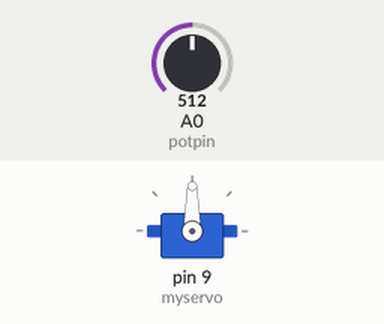
Recording of a sketch running on a simulated Arduino Uno, built with avr-gcc and run on an emulated ATmega328P. Shown: servo. The test bench sets the inputs (shaded band); at power-on: A0 (potpin) = 512.

Above: at 1.2 s.
1.3 s: A0 (potpin) set to 331
At 2.0 s:
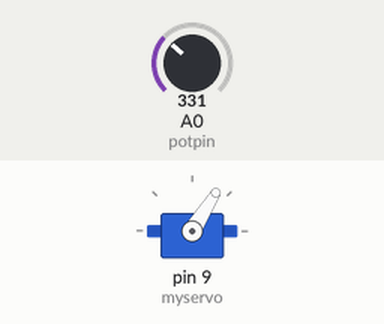
2.8 s: A0 (potpin) set to 351
At 3.8 s:
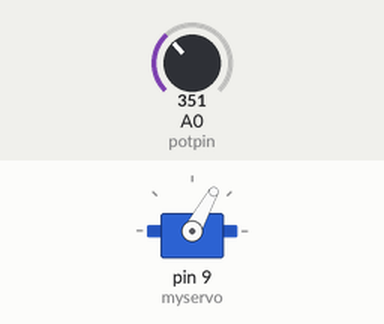
4.3 s: A0 (potpin) set to 122
At 5.5 s:
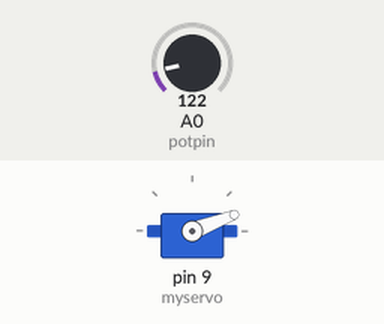
5.8 s: A0 (potpin) set to 0
At 6.2 s:
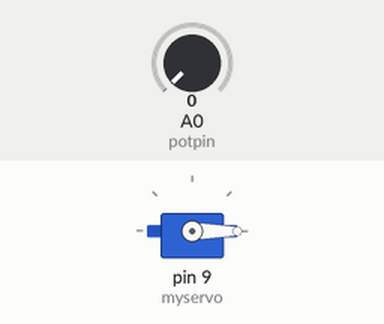
7.3 s: A0 (potpin) set to 692
At 8.5 s:
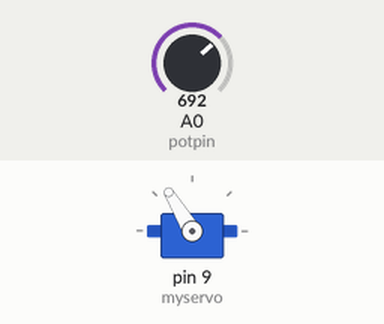
Timing chart, 0 to 9.8 s (numbered marks = the images above; inputs shaded):
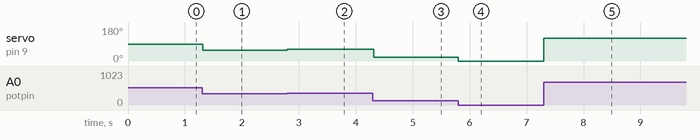

Measured:
- after the input at 1.3 s, servo on pin 9 (myservo): 90° → 58° at once
- after the input at 2.8 s, servo on pin 9 (myservo): 58° → 61° at once
- after the input at 4.3 s, servo on pin 9 (myservo): 61° → 21° at once
- after the input at 5.8 s, servo on pin 9 (myservo): 21° → 0° at once
- after the input at 7.3 s, servo on pin 9 (myservo): 0° → 121° at once

The sketch:

Knob_Code.ino
```cpp
#include <Servo.h>

Servo myservo;

int potpin = A0;  // Potentiometer connected to Pin A0
int val;         // Variable to read raw potentiometer value
int angle;       // Target servo angle (0 to 180 degrees)
int speedDelay;  // Variable to control speed delay

void setup() {
  myservo.attach(9); // Connect servo signal pin to Digital Pin 9
}

void loop() {
  val = analogRead(potpin);            // Read raw potentiometer value (0 to 1023)
  angle = map(val, 0, 1023, 0, 180);   // Map reading to servo degrees (0 to 180)

  // Set response delay based on potentiometer position:
  if (val < 341) {
    speedDelay = 5;    // SPEED 1: FAST (0% - 33% knob position)
  } else if (val < 682) {
    speedDelay = 20;   // SPEED 2: MEDIUM (34% - 66% knob position)
  } else {
    speedDelay = 50;   // SPEED 3: SLOW (67% - 100% knob position)
  }

  myservo.write(angle); // Move servo to mapped position
  delay(speedDelay);    // Speed delay before next loop iteration
}
```
